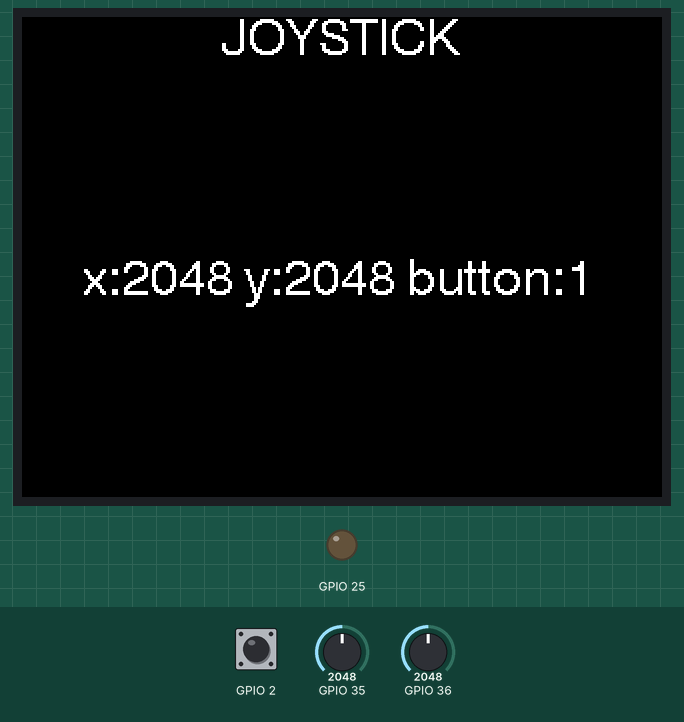
Simulated run of this sketch. Board: ESP32. Shown: 320×240 colour display, output pins drawn as LEDs (lit = HIGH). The test bench sets the inputs (shaded band); at power-on: GPIO 35 = 2048, GPIO 36 = 2048, GPIO 2 HIGH.

Above: at 1.3 s.
1.4 s: GPIO 35 set to 2866
At 2.4 s:
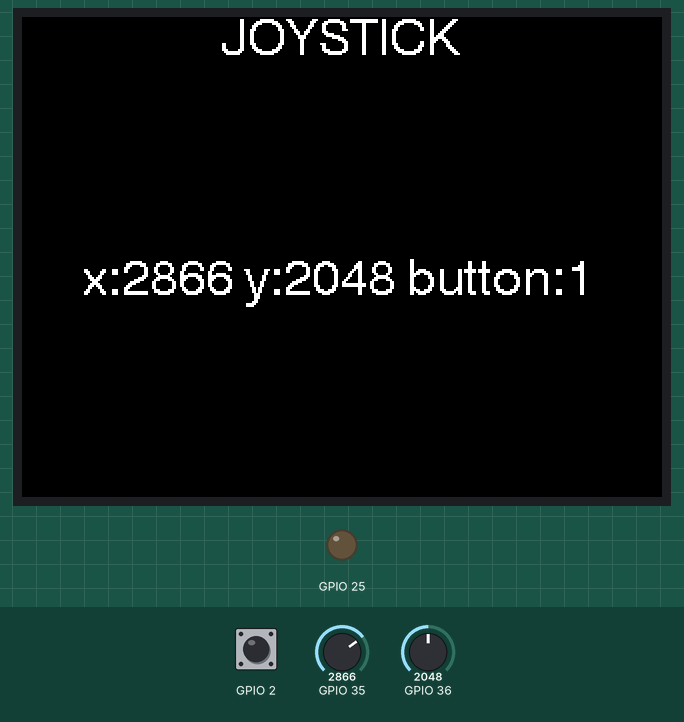
2.9 s: GPIO 36 set to 2866
At 3.5 s:
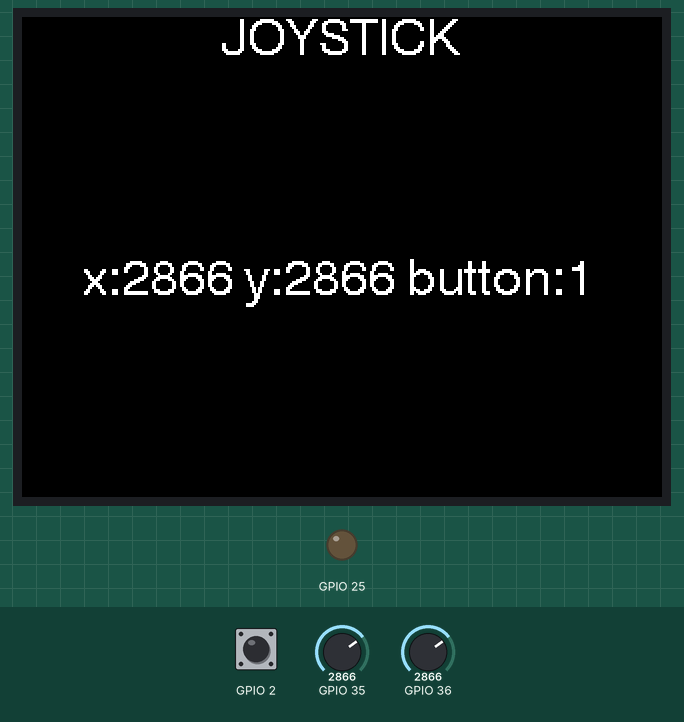
4.4 s: GPIO 2 pulled LOW for 0.25 s
At 4.66 s:
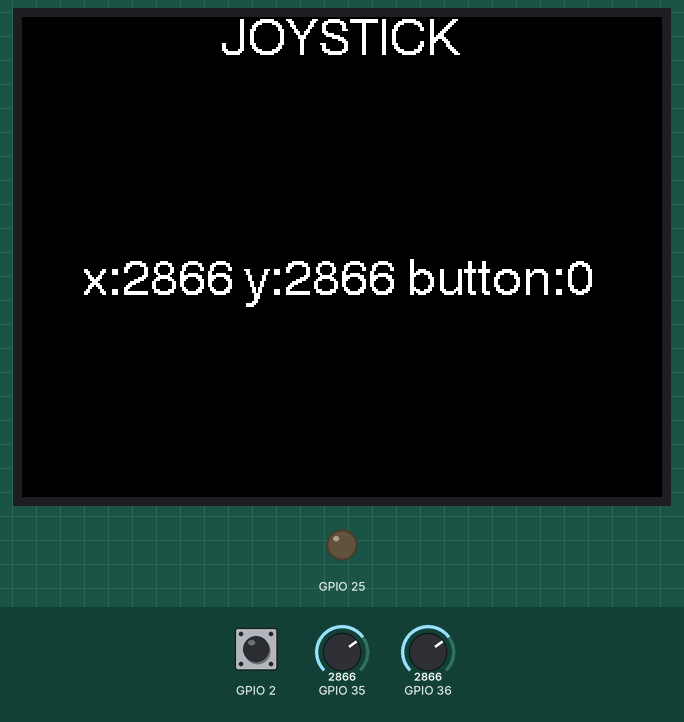
6.3 s: GPIO 35 set to 3603
At 6.9 s:
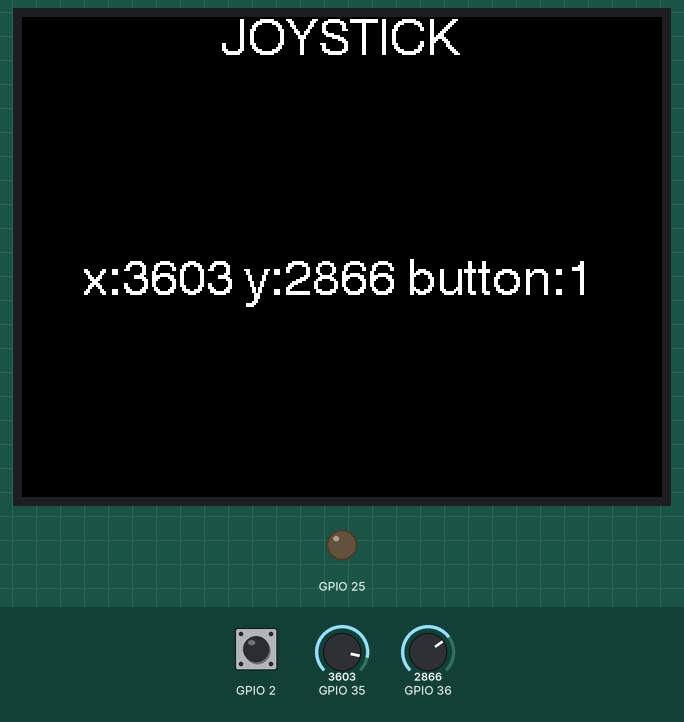
7.8 s: GPIO 2 pulled LOW for 1 s
At 8.7 s:
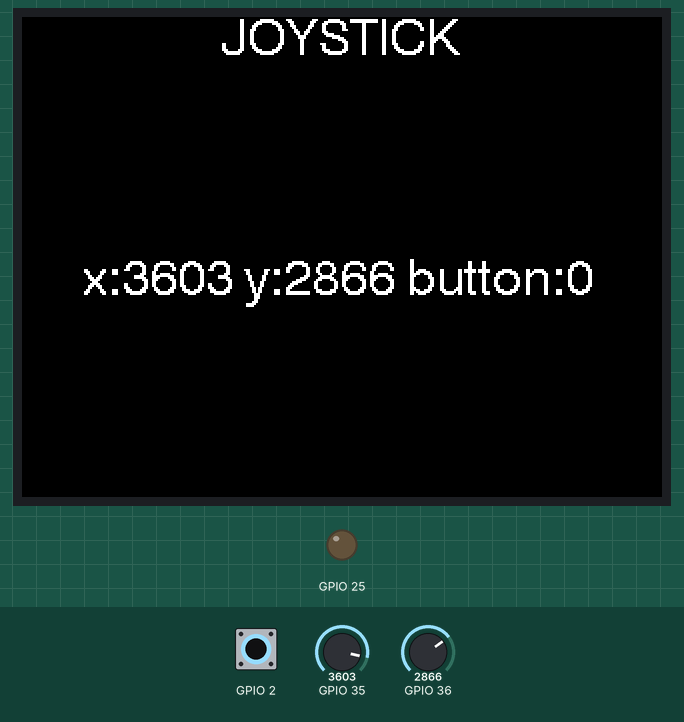
10.4 s: GPIO 36 set to 3603
At 11.1 s:
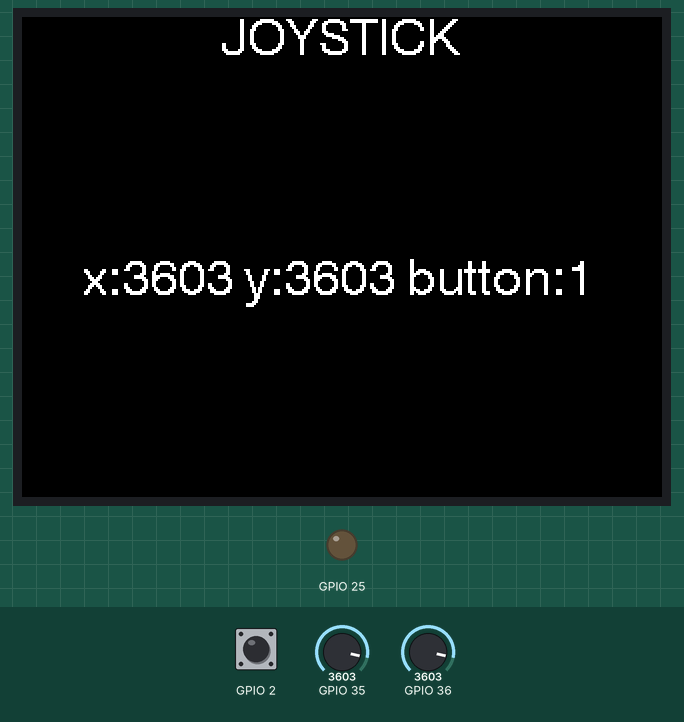
Timing chart, 0 to 12.9 s (numbered marks = the images above; inputs shaded):
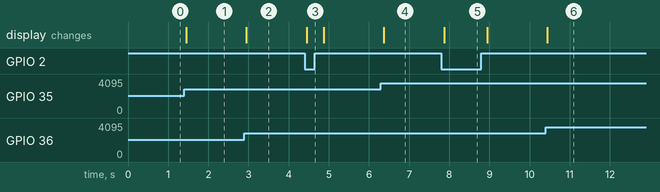

The sketch:

M5stack_Joystick.ino
```cpp
#include <M5Stack.h>
void setup() {
  // initialization
  M5.begin(true, false, true);
  pinMode(2, INPUT_PULLUP);
  dacWrite(25, 0);//disable the speak noise
  M5.Lcd.setCursor(100, 0, 4);
  M5.Lcd.printf("JOYSTICK");
}
void loop() {
  uint16_t x_data = analogRead(35);
  uint16_t y_data = analogRead(36);
  uint8_t button_data = digitalRead(2);
  M5.Lcd.setCursor(30, 120, 4);
  M5.Lcd.printf("x:%04d y:%04d button:%d \n", x_data, y_data, button_data);
  delay(200);
}
```

Measured:
- after the input at 1.4 s, the display: changes after 0.05 s (image 1)
- after the input at 2.9 s, the display: changes after 0.05 s (image 2)
- after the input at 4.4 s, the display: changes after 0.05 s (image 3)
- after the input at 6.3 s, the display: changes after 0.07 s (image 4)
- after the input at 7.8 s, the display: changes after 0.07 s (image 5)
- after the input at 10.4 s, the display: changes at once (image 6)
